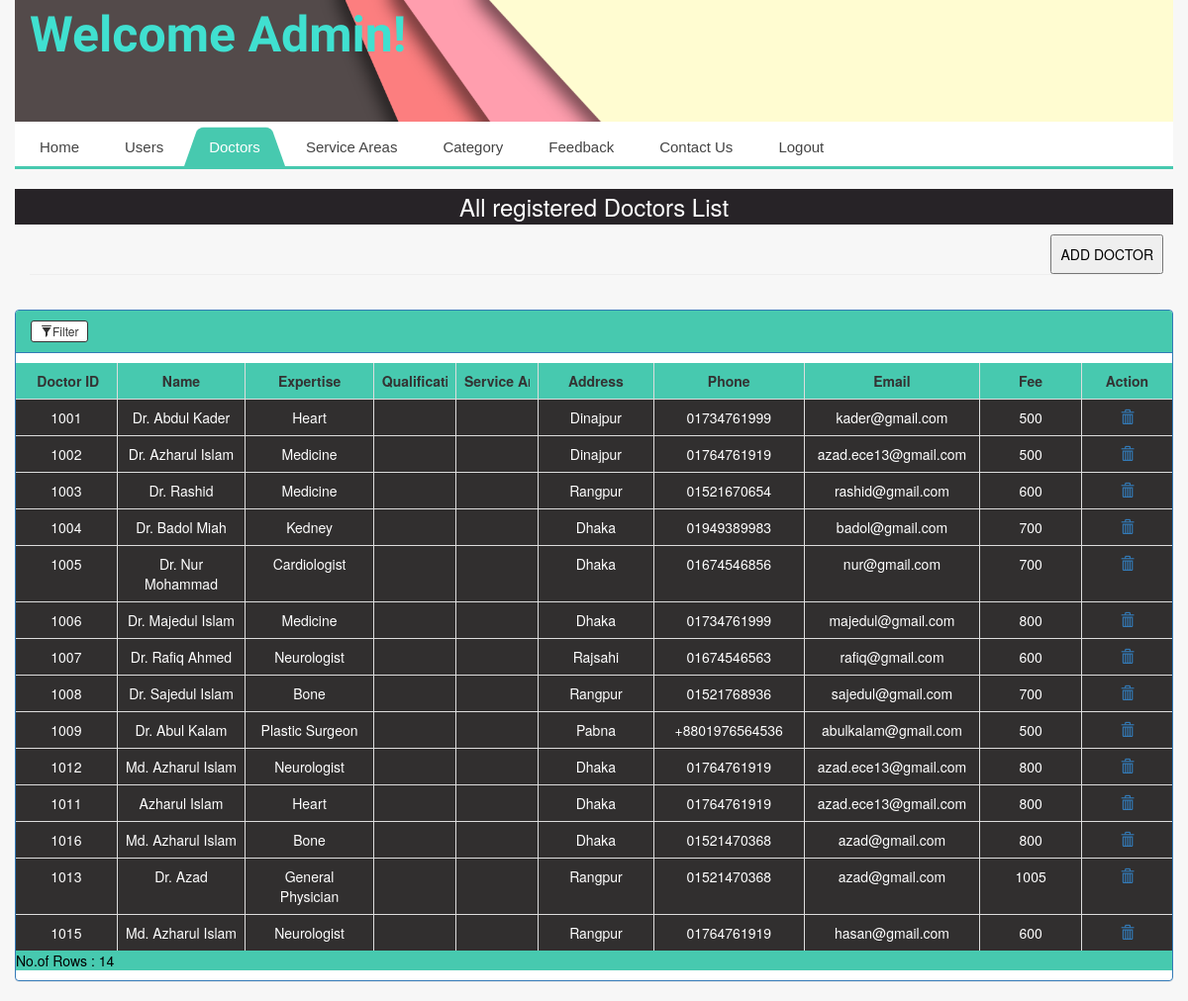
Page /Proj_DAS/admin/admin_page/view_doctor.php on the committed database.
### tables this page shows
CREATE TABLE IF NOT EXISTS `doctor` (
  `doc_id` int(22) NOT NULL AUTO_INCREMENT,
  `doctor_id` varchar(22) NOT NULL,
  `name` varchar(22) NOT NULL,
  `address` varchar(100) NOT NULL,
  `contact` varchar(14) NOT NULL,
  `email` varchar(22) NOT NULL,
  `expertise` varchar(22) NOT NULL,
  `id` int(11) NOT NULL,
  `fee` varchar(111) NOT NULL,
  `userid` varchar(22) NOT NULL,
  `password` varchar(22) NOT NULL,
  `pic` varchar(111) NOT NULL,
  PRIMARY KEY (`doc_id`)
);

### Proj_DAS/admin/admin_page/view_doctor.php (the view, shortened to what this page needs)
<!doctype html>
<html>
<head>
   <link rel="stylesheet" href="css/bootstrap.min.css">
	 <link rel="stylesheet" href="style.css">
<link href="https://cdnjs.cloudflare.com/ajax/libs/bootswatch/3.4.0/paper/bootstrap.min.css" rel="stylesheet">
<link href="https://www.jqueryscript.net/css/jquerysctipttop.css" rel="stylesheet" type="text/css">
<link href="filter.css" rel="stylesheet">
</head>
<body>
<div class="container-fluid">
		<div class="header_top">
			<span style="font-size:50px;color:#40E0D0;font-weight:bolder;margin-left:15px;">Welcome Admin!</span>
		</div>
<div id='cssmenu'>
<ul>
   <li><a href='adminpanel.php'>Home</a></li>
   <li><a href='view_user.php'>Users</a></li>
   <li class='active'><a href='view_doctor.php'>Doctors</a></li>
   <li ><a href='service_areas.php'>Service Areas</a></li>
   <li><a href='view_category.php'>Category</a></li>
   <li><a href='view_feedback.php'>Feedback</a></li>
   <li><a href='view_contact.php'>Contact Us</a></li>
   <li><a href='logoutadmin.php'>Logout</a></li>
</ul>
</div>
<div class="dashboard" style="background-color:#fff;">
    <h3 class="text-center" style="background-color:#272327;color: #fff;padding: 5px;">All registered Doctors List</h3>
</div>
    <div style="float:right;margin-right:10px;">
    <form action="add_doctor.php" method="post" >
    <button type='submit' name='submit' style='color:#000;padding:8px;'>ADD DOCTOR</button>
  </form>
  </div><br>
<div class="container-fluid">
    <hr>
    <div class="row">
        <div class="panel panel-primary filterable">
            <div  style="background-color:#47c9af;" class="panel-heading">
                <h3 class="panel-title">
			<button class="btn btn-default btn-xs btn-filter"><span class="glyphicon glyphicon-filter"></span>Filter</button>
		</h3>
            </div>
            <?php
					include_once 'assets/conn/dbconnect.php';
					$sql = " SELECT * FROM doctor";
					$result = mysqli_query($con,$sql);
					$count = mysqli_num_rows($result);
					if($count>=1){?>
					<table  style="width:100%" class="table table-bordered table-striped">
					<thead>
                	    <tr class="filters">
						<th><input style="text-align:center;" type="text" class="form-control" placeholder=" Doctor ID" disabled></th>
                        <th><input style="text-align:center;" type="text" class="form-control" placeholder="Name" disabled></th>
                        <th><input style="text-align:center;" type="text" class="form-control" placeholder="Expertise" disabled></th>
                        <th><input style="text-align:center;" type="text" class="form-control" placeholder="Qualification" disabled></th>
                        <th><input style="text-align:center;" type="text" class="form-control" placeholder="Service Area" disabled></th>
                        <th><input style="text-align:center;" type="text" class="form-control" placeholder="Address" disabled></th>
                        <th><input style="text-align:center;" type="text" class="form-control" placeholder="Phone" disabled></th>
                        <th><input style="text-align:center;" type="text" class="form-control" placeholder="Email" disabled></th>
                        <th><input style="text-align:center;" type="text" class="form-control" placeholder="Fee" disabled></th>
                        <th><input style="text-align:center;" type="text" class="form-control" placeholder="Action" disabled></th>
							</tr>
					</thead>
					<tbody>
						<?php
						while($row=mysqli_fetch_array($result)){
								echo "<tr>";
								echo "<td>".$row['userid']."</td>";
                echo "<td>".$row['name']."</td>";
								echo "<td>".$row['expertise']."</td>";
								echo "<td>".$row['qualify']."</td>";
                echo "<td>".$row['service']."</td>";
                                echo "<td>".$row['address']."</td>";
								echo "<td>".$row['contact']."</td>";
								echo "<td>".$row['email']."</td>";
                echo "<td>".$row['fee']."</td>";
                echo "<form method='POST'>";
                            echo "<td class='text-center'><a href='#' id='".$row['userid']."' class='delete'><span class='glyphicon glyphicon-trash' aria-hidden='true'></span></a>
                    </td>";
								echo "</tr>";
						}
						echo "</table>";
					}
					else{
						print "<p align='center'>Sorry, No match found for your search result..!!!</p>";
					}
					?>
            <p style="background-color:#47c9af;color:black;">No.of Rows : <span id="rowcount"></span></p>
        </div>
    </div>
</div>
</body>
</html>

### Proj_DAS/admin/admin_page/style.css (style rules this page uses)
body { font-family: 'El Messiri', sans-serif; background-color: #444444; background-size:cover; }
.container-fluid { padding-right:0px; padding-left:0px; margin-right: auto; margin-left: auto; }
.header_top { background:url(assets/img/background.jpg) fixed no-repeat; width: 100%; height:123px; background-size: 100% 80%!important; font-family: 'El Messiri', sans-serif; }
table { border-collapse: collapse; background-color: darkred; }
table,th,td { border: 1px solid rgb(8, 8, 8);width:;margin: 10px auto; }
th { background-color: #47c9af;color: rgb(10, 10, 10); padding:10px; }
td { padding: 5px 5px; text-align: center; color: white; background-color:rgb(49, 47, 47); }
.btn { padding: 1px 9px!important; border:1px solid!important; }
li { text-decoration: none; list-style: none; color:#fff; }

### Proj_DAS/admin/admin_page/Filter.css (style rules this page uses)
.filterable { margin-top:15px }
.filterable .filters input[disabled] { background-color:transparent;border:none;cursor:auto;box-shadow:none;padding:0;height:auto }

### Proj_DAS/admin/admin_page/view_doctor.php (style rules this page uses)
#cssmenu, #cssmenu ul, #cssmenu ul li, #cssmenu ul li a { margin: 0; padding: 0; border: 0; list-style: none; line-height: 1; display: block; position: relative; -webkit-box-sizing: border-box; -moz-box-sizing: border-box; box-sizing: border-box; }
#cssmenu:after, #cssmenu > ul:after { content: "."; display: block; clear: both; visibility: hidden; line-height: 0; height: 0; }
#cssmenu { width: auto; border-bottom: 3px solid #47c9af; font-family: Raleway, sans-serif; line-height: 1; }
#cssmenu ul { background: #ffffff; }
#cssmenu > ul > li { float: left; }
#cssmenu > ul > li > a { z-index: 2; padding: 18px 25px 12px 25px; font-size: 15px; font-weight: 400; text-decoration: none; color: #444444; -webkit-transition: all .2s ease; -moz-transition: all .2s ease; -ms-transition: all .2s ease; -o-transition: all .2s ease; transition: all .2s ease; margin-right: -4px; }
#cssmenu > ul > li.active > a, #cssmenu > ul > li:hover > a, #cssmenu > ul > li > a:hover { color: #ffffff; }
#cssmenu > ul > li > a:after { position: absolute; left: 0; bottom: 0; right: 0; z-index: -1; width: 100%; height: 120%; border-top-left-radius: 8px; border-top-right-radius: 8px; content: ""; -webkit-transition: all .2s ease; -o-transition: all .2s ease; transition: all .2s ease; -webkit-transform: perspective(5px) rotateX(2deg); -webkit-transform-origin: bottom; -moz-transform: perspective(5px) rotateX(2deg); -moz-transform-origin: bottom; transform: perspective(5px) rotateX(2deg); transform-origin: bottom; }
#cssmenu > ul > li.active > a:after, #cssmenu > ul > li:hover > a:after, #cssmenu > ul > li > a:hover:after { background: #47c9af; }
body { background-color: #f7f7f7; }
table { width:100%; }

### rows in the picture
doctor: userid "1001", name "Dr. Abdul Kader", expertise "Heart", address "Dinajpur", contact "01734761999", email "kader@gmail.com", fee "500"
doctor: userid "1002", name "Dr. Azharul Islam", expertise "Medicine", address "Dinajpur", contact "01764761919", email "azad.ece13@gmail.com", fee "500"
doctor: userid "1003", name "Dr. Rashid", expertise "Medicine", address "Rangpur", contact "01521670654", email "rashid@gmail.com", fee "600"
doctor: userid "1004", name "Dr. Badol Miah", expertise "Kedney", address "Dhaka", contact "01949389983", email "badol@gmail.com", fee "700"
doctor: userid "1005", name "Dr. Nur Mohammad", expertise "Cardiologist", address "Dhaka", contact "01674546856", email "nur@gmail.com", fee "700"
doctor: userid "1006", name "Dr. Majedul Islam", expertise "Medicine", address "Dhaka", contact "01734761999", email "majedul@gmail.com", fee "800"
doctor: userid "1007", name "Dr. Rafiq Ahmed", expertise "Neurologist", address "Rajsahi", contact "01674546563", email "rafiq@gmail.com", fee "600"
doctor: userid "1008", name "Dr. Sajedul Islam", expertise "Bone", address "Rangpur", contact "01521768936", email "sajedul@gmail.com", fee "700"
doctor: userid "1009", name "Dr. Abul Kalam", expertise "Plastic Surgeon", address "Pabna", contact "+8801976564536", email "abulkalam@gmail.com", fee "500"
doctor: userid "1012", name "Md. Azharul Islam", expertise "Neurologist", address "Dhaka", contact "01764761919", email "azad.ece13@gmail.com", fee "800"
doctor: userid "1011", name "Azharul Islam", expertise "Heart", address "Dhaka", contact "01764761919", email "azad.ece13@gmail.com", fee "800"
doctor: userid "1016", name "Md. Azharul Islam", expertise "Bone", address "Dhaka", contact "01521470368", email "azad@gmail.com", fee "800"
doctor: userid "1013", name "Dr. Azad", expertise "General Physician", address "Rangpur", contact "01521470368", email "azad@gmail.com", fee "1005"
doctor: userid "1015", name "Md. Azharul Islam", expertise "Neurologist", address "Rangpur", contact "01764761919", email "hasan@gmail.com", fee "600"
